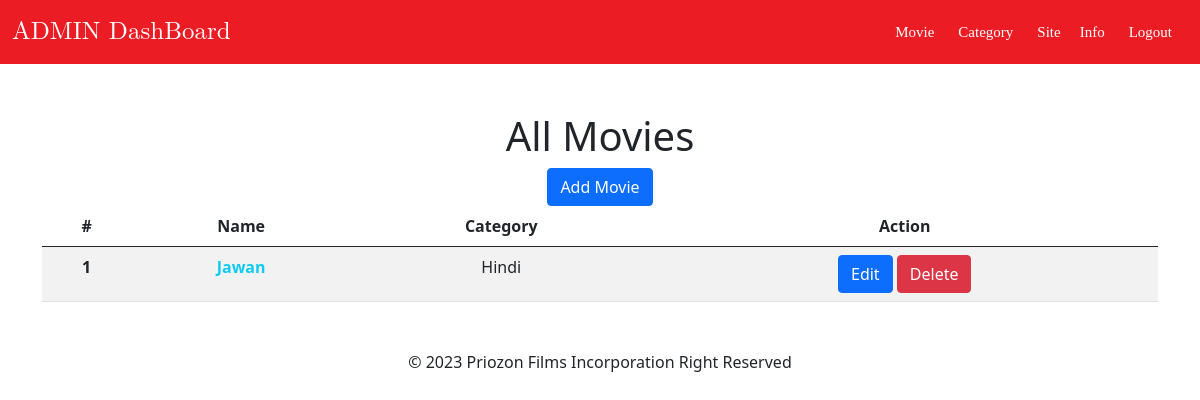
Before: /administration/ (signed in) with the older database file.
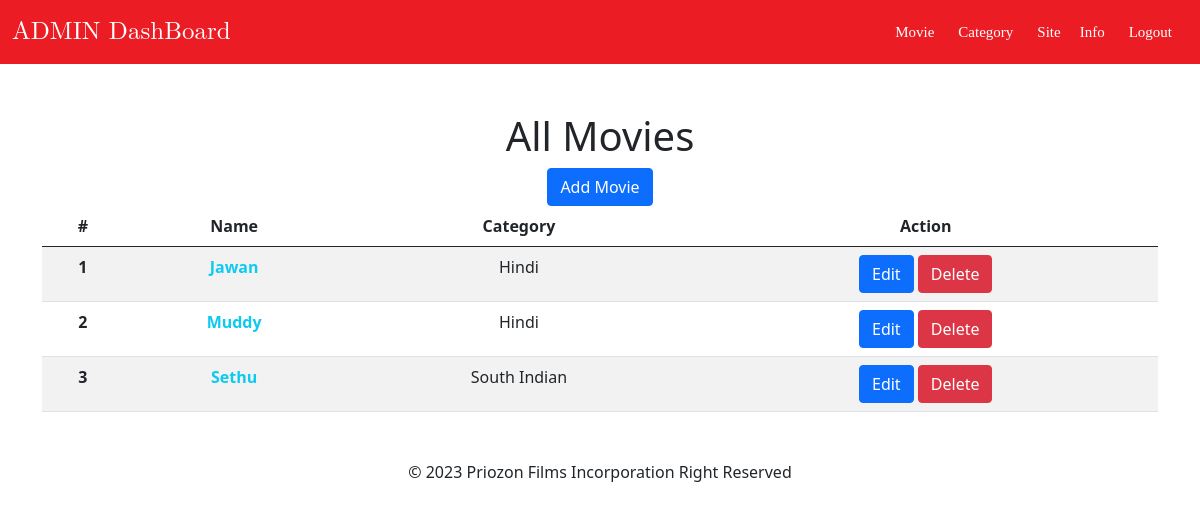
After: the same page with the newer database file.
### app/models.py (models this page shows, shortened)
class Movie(models.Model):
    title = models.CharField(max_length=100)
    year = models.IntegerField()
    rating = models.FloatField()
    genre = models.ForeignKey(Category,on_delete=models.CASCADE)
    description = models.TextField()
    image = models.ImageField(upload_to='images/',blank=True,default='images/default.jpg')
    class Meta:
        verbose_name_plural = 'Movies'

class Category(models.Model):
    name = models.CharField(max_length=100)
    cretaed_at = models.DateTimeField(auto_now_add=True)
    def __str__(self):
        return self.name
    class Meta:
        verbose_name_plural = 'Categories'

### app/views.py (the view)
# urls.py: path('administration/',views.administration,name="dashboard"),
@login_required(login_url='login')
def administration(request):
    movies = Movie.objects.all()
    context = {
        'movies':movies
    }
    return render(request,'dashboard.html',context=context)

### app/context_processors.py (called while the page is built)
def siteinfo(request):
    info = models.Info.objects.all().first()
    print(info)
    return {'info':info}

def categories(request):
    categories = models.Category.objects.all()
    return {'categories':categories}

### app/models.py (called while the page is built)
    def __str__(self):
        return self.name

### app/templates/dashboard.html
{% extends 'adminbase.html' %}
{% block body %}
<div class="container text-center">
          <h1 class="text-bold  mt-5 ">All Movies</h1>
          <a href="{% url 'addmovie' %}" class="btn btn-primary">Add Movie</a>
          <table class="table table-striped">
  <thead>
    <tr>
      <th scope="col">#</th>
      <th scope="col">Name</th>
      <th scope="col">Category</th>
      <th scope="col">Action</th>
    </tr>
  </thead>
  <tbody>
    {% for m in movies %}
        <tr>
        <th scope="row ">{{forloop.counter}}</th>
        <td class="fw-bold text-info">{{m.title}}</td>
        <td>{{m.genre}}</td>
        <td>
        <a href="{% url "movieupdate" m.id %}" class="btn btn-primary">Edit</a>
        <a href="{% url "moviedelete" m.id %}" class="btn btn-danger">Delete</a>
        </td>
        </tr>
    {% endfor %}
  </tbody>
</table>
</div>
{% endblock body %}

Changed rows visible on the page:
added Movie: title "Muddy", genre "Hindi"
added Movie: title "Sethu", genre "South Indian"
